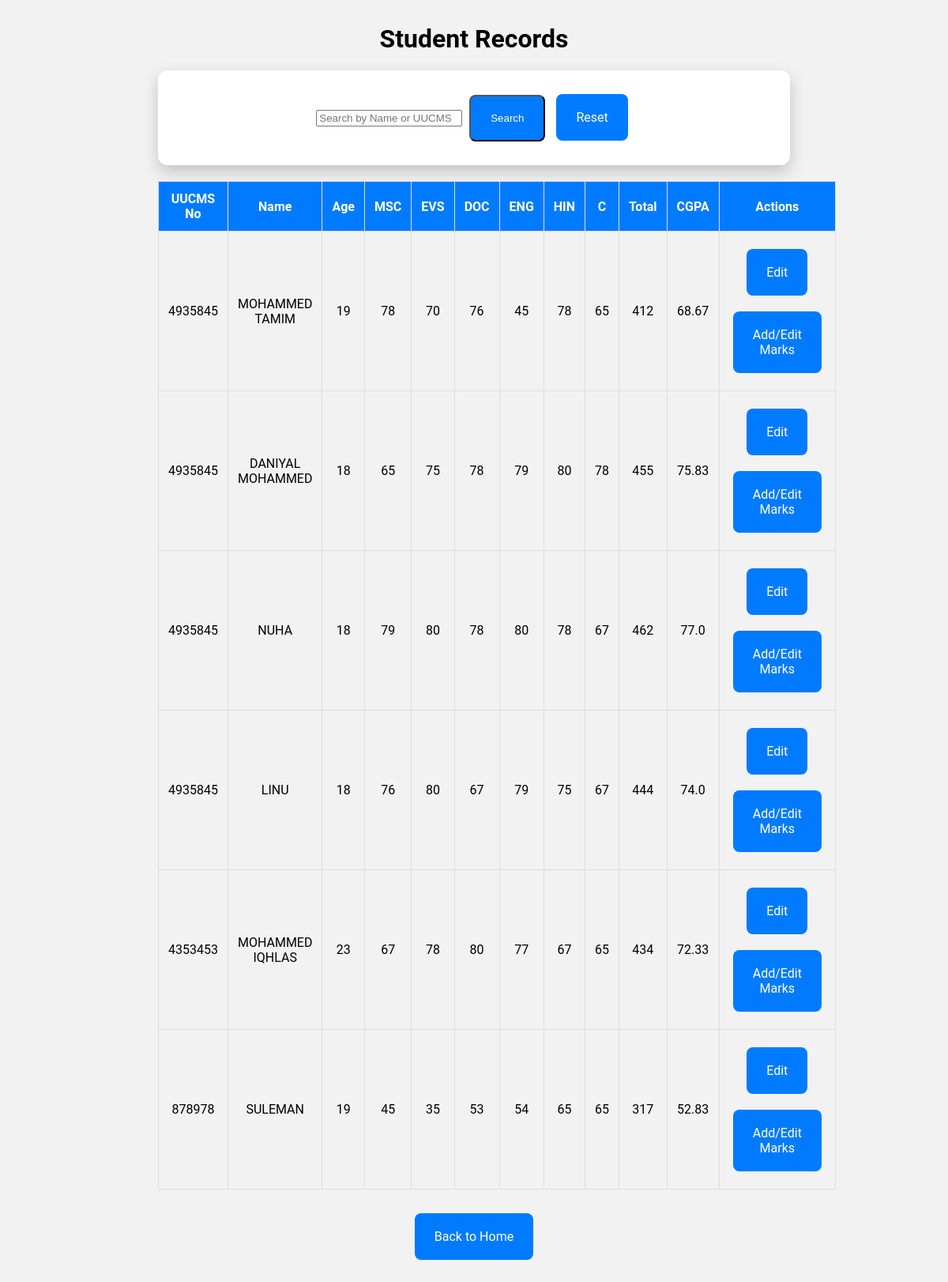
/students, run on the app's committed database.
### tables this page shows
CREATE TABLE marks (
    id INTEGER PRIMARY KEY AUTOINCREMENT,
    student_id INTEGER,
    msc INTEGER,
    evs INTEGER,
    doc INTEGER,
    eng INTEGER,
    hin INTEGER,
    c INTEGER,
    total INTEGER,
    cgpa REAL,
    FOREIGN KEY(student_id) REFERENCES students(id)
);

CREATE TABLE students (
    id INTEGER PRIMARY KEY AUTOINCREMENT,
    uucms TEXT NOT NULL,
    name TEXT NOT NULL,
    age INTEGER
);

### app.py (the view)
@app.route('/students', methods=['GET'])
def students():
    search = request.args.get('search', '').strip()
    conn = get_db_connection()
    if search:
        students_list = conn.execute(
            "SELECT * FROM students WHERE name LIKE ? OR uucms LIKE ?",
            (f'%{search}%', f'%{search}%')
        ).fetchall()
    else:
        students_list = conn.execute("SELECT * FROM students").fetchall()
    marks_list = conn.execute("SELECT * FROM marks").fetchall()
    students_data = []
    for student in students_list:
        marks = next((m for m in marks_list if m['student_id'] == student['id']), None)
        total = marks['total'] if marks else '-'
        cgpa = marks['cgpa'] if marks else '-'
        students_data.append({
            'student': student,
            'marks': marks,
            'total': total,
            'cgpa': cgpa
        })
    conn.close()
    return render_template('students.html', students_data=students_data, search=search)

### app.py (called while the page is built)
def get_db_connection():
    conn = sqlite3.connect(DATABASE)
    conn.row_factory = sqlite3.Row
    return conn

### Templates/students.html (shortened to what this page needs)
<!DOCTYPE html>
<html lang="en">
<head>
    <link rel="stylesheet" href="{{ url_for('static', filename='css/style.css') }}">
</head>
<body class="students-page">
    <div class="container">
        <h1>Student Records</h1>
        <form method="get" action="{{ url_for('students') }}" class="form-box">
            <input type="text" name="search" placeholder="Search by Name or UUCMS" value="{{ search }}">
            <input type="submit" value="Search" class="btn">
            <a href="{{ url_for('students') }}" class="btn">Reset</a>
        </form>
        <table>
            <thead>
                <tr>
                    <th>UUCMS No</th>
                    <th>Name</th>
                    <th>Age</th>
                    <th>MSC</th>
                    <th>EVS</th>
                    <th>DOC</th>
                    <th>ENG</th>
                    <th>HIN</th>
                    <th>C</th>
                    <th>Total</th>
                    <th>CGPA</th>
                    <th>Actions</th>
                </tr>
            </thead>
            <tbody>
                {% if students_data %}
                    {% for data in students_data %}
                    <tr>
                        <td>{{ data.student.uucms }}</td>
                        <td>{{ data.student.name }}</td>
                        <td>{{ data.student.age }}</td>
                        <td>{{ data.marks.msc if data.marks else '-' }}</td>
                        <td>{{ data.marks.evs if data.marks else '-' }}</td>
                        <td>{{ data.marks.doc if data.marks else '-' }}</td>
                        <td>{{ data.marks.eng if data.marks else '-' }}</td>
                        <td>{{ data.marks.hin if data.marks else '-' }}</td>
                        <td>{{ data.marks.c if data.marks else '-' }}</td>
                        <td>{{ data.total }}</td>
                        <td>{{ data.cgpa }}</td>
                        <td>
                            <a href="{{ url_for('edit_student', id=data.student.id) }}" class="btn">Edit</a>
                            <a href="{{ url_for('add_marks', student_id=data.student.id) }}" class="btn">Add/Edit Marks</a>
                        </td>
                    </tr>
                    {% endfor %}
                {% else %}
                    <tr>
                        <td colspan="12">No students found.</td>
                    </tr>
                {% endif %}
            </tbody>
        </table>
        <a href="{{ url_for('index') }}" class="btn">Back to Home</a>
    </div>
</body>
</html>

### Static/css/style.css (style rules this page uses)
body { font-family: 'Roboto', sans-serif; background-color: #f2f2f2; margin: 2; padding: 0; }
.container { width: 200%; max-width: 800px; margin: 30px auto; text-align: center; }
.btn { display: inline-block; padding: 20px 25px; margin: 10px 5px; text-decoration: none; color: white; background-color: #007BFF; border-radius: 8px; transition: 0.3s; }
.form-box { background-color: white; padding: 20px; margin: 20px 0; border-radius: 12px; box-shadow: 0 8px 20px rgba(0,0,0,0.2); }
body.students-page table { width: 100%; border-collapse: collapse; margin-bottom: 20px; }
body.students-page th, body.students-page td { padding: 12px; border: 1px solid #ddd; }
body.students-page th { background-color: #007BFF; color: white; }

### data on the page
marks: student.uucms "4935845", student.name "MOHAMMED TAMIM", student.age "19", marks "78", marks "70", marks "76", marks "45", marks "65", total "412", cgpa "68.67"
marks: student.uucms "4935845", student.name "DANIYAL MOHAMMED", student.age "18", marks "65", marks "75", marks "78", marks "79", marks "80", total "455", cgpa "75.83"
marks: student.uucms "4935845", student.name "NUHA", student.age "18", marks "79", marks "80", marks "78", marks "67", total "462", cgpa "77.0"
marks: student.uucms "4935845", student.name "LINU", student.age "18", marks "76", marks "80", marks "67", marks "79", marks "75", total "444", cgpa "74.0"
marks: student.uucms "4353453", student.name "MOHAMMED IQHLAS", student.age "23", marks "67", marks "78", marks "80", marks "77", marks "65", total "434", cgpa "72.33"
marks: student.uucms "878978", student.name "SULEMAN", student.age "19", marks "45", marks "35", marks "53", marks "54", marks "65", total "317", cgpa "52.83"
